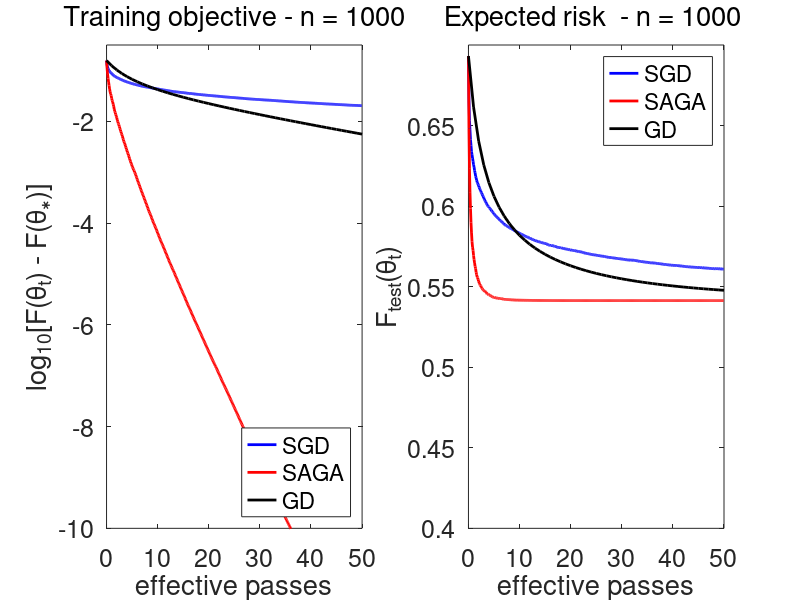
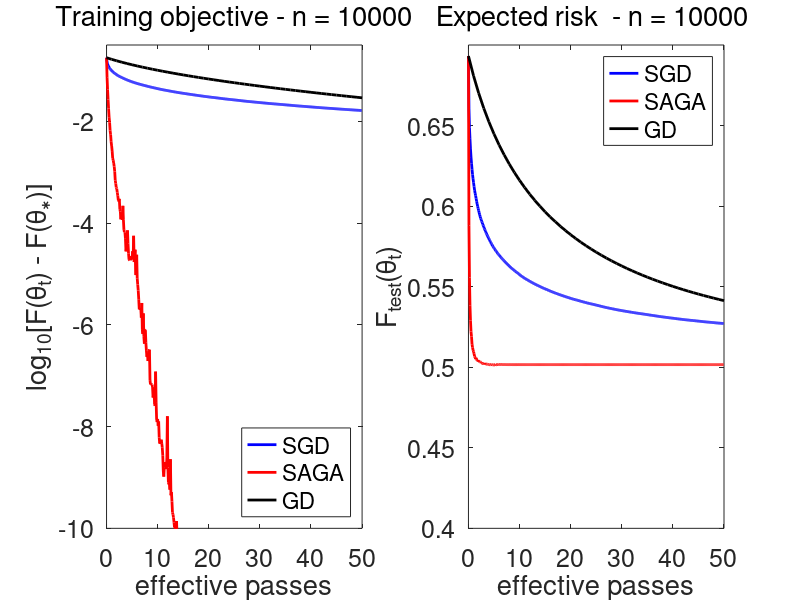

Recreate these plots in MATLAB, in order.
clear all
seed=1;
randn('state',seed);
rand('state',seed);

try
    ccc=openfig('grad_descent_comparison.fig');
catch
    disp('missing figure file')
end




% fixed matrix with planted singular values
d = 40;
n = 2000;

H = randn(d,d);
[u,s,v] = svd(H);
H = u * diag(1./(1:d)) * u';
% H = u * diag(1./(1:d).^2) * u';
Hsqrt = sqrtm(H);


X = randn(n,d) * Hsqrt;
w0 = randn(d,1);
w0 = w0 / sqrt(w0'*H*w0);
noise_std = 1;
y = sign(X * w0 + noise_std * randn(n,1));
R2 = max(sum(X.^2,2));
L = max(eig(X'*X)/n);
w = zeros(d,1);

mu = 1e-2;
mu = R2/ n;
n = n/2;
Xtest = X(n+1:2*n,:);
ytest = y(n+1:2*n);
X = X(1:n,:);
y = y(1:n);



% SGD   step
w = zeros(d,1);
wave = zeros(d,1);
number_of_passes = 50;
tostore = 1:n/10:number_of_passes*n;
tostore_ind = zeros(1,number_of_passes*n);
tostore_ind(tostore) = 1;
maxiter_sto = number_of_passes*n;
istore=1;
for iter=1:maxiter_sto
    if tostore_ind(iter),
        functionval_sc(istore) =  mean(  log( 1 + exp(- y .* (  X*w ) ) ) ) + mu/2 * sum(w.^2);
        functionval_sc_ave(istore) = mean(  log( 1 + exp(- y .* (  X*wave ) ) ) ) + mu/2 * sum(wave.^2);
        functionval_sc_test(istore) =  mean(  log( 1 + exp(- ytest .* (  Xtest*w ) ) ) ) ;
                functionval_sc_ave_test(istore) =  mean(  log( 1 + exp(- ytest .* (  Xtest*wave ) ) ) ) ;

        istore = istore+1;
    end
    
    
    it = ceil(n*rand);
    temp = ( X(it,:) * w ) .* y(it);
    w = w - 1/(R2*sqrt(iter+1)+mu*(iter+1)) * ( mu * w + X(it,:)' *  ( y(it) .* ( - 1./( 1 + exp(temp) ) ) ) );
    wave = ( 1 - 1/iter) * wave + w/iter;
end


% GD
w = zeros(d,1);
maxiter_det = number_of_passes+1;
for iter=1:maxiter_det
    functionval_sc_det(iter) = mean(  log( 1 + exp(- y .* (  X*w ) ) ) ) + mu/2 * sum(w.^2);
    functionval_sc_det_test(iter) =  mean(  log( 1 + exp(- ytest .* (  Xtest*w ) ) ) ) ;
    
    
    temp = ( X * w ) .* y;
    grad = mu* w + 1/n * X' *  ( y .* ( - 1./( 1 + exp(temp) ) ) ) ;
    w = w - 1/(L) * grad;
end


% SAGA
w = zeros(d,1);
tostore = 1:n/10:number_of_passes*n;
tostore_ind = zeros(1,number_of_passes*n*4);
tostore_ind(tostore) = 1;

temp = ( X * w ) .* y;
grad = mu* w + 1/n * X' *  ( y .* ( - 1./( 1 + exp(temp) ) ) ) ;
zs = X' .*  repmat( (y .* ( - 1./( 1 + exp(temp) )))',d,1) + repmat(mu * w,1,n);
meanzs = mean(zs,2);
wave = zeros(d,1);

maxiter_saga = number_of_passes*n*2;
istore = 1;
for iter=1:maxiter_saga
    
    if tostore_ind(iter),
        functionval_saga(istore) =  mean(  log( 1 + exp(- y .* (  X*w ) ) ) ) + mu/2 * sum(w.^2);
        functionval_saga_test(istore) =  mean(  log( 1 + exp(- ytest .* (  Xtest*w ) ) ) ) ;
        
        istore = istore+1;
    end
    
    if iter==maxiter_saga
        optvalue =   mean(  log( 1 + exp(- y .* (  X*w ) ) ) ) + mu/2 * sum(w.^2);
    end
    
    
    
    
    
    it = ceil(n*rand);
    temp = ( X(it,:) * w ) .* y(it);
    gradloc = mu * w + X(it,:)' *  ( y(it) .* ( - 1./( 1 + exp(temp) ) ) );
    w = w - 1/3/R2 * ( gradloc - zs(:,it) + meanzs );
    meanzs  = meanzs + gradloc/n - zs(:,it)/n;
    zs(:,it) = gradloc;
end

subplot(1,2,2);
plot( (tostore)/n, functionval_sc_test ,'b','linewidth',2); hold on
% plot( (tostore)/n, functionval_sc_ave_test ,'b:','linewidth',2); hold on
plot( (tostore)/n,functionval_saga_test,'r','linewidth',2); hold on
plot( (0:maxiter_det-1),functionval_sc_det_test,'k','linewidth',2); hold off
legend('SGD','SAGA','GD','location','northeast');
xlabel('effective passes');
ylabel('F_{test}(\theta_t)');
set(gca,'fontsize',18)
title('Expected risk  - n = 1000 ','FontWeight','normal')
axis([0 number_of_passes 0.4  0.7])


subplot(1,2,1);
plot( (tostore)/n,log10(functionval_sc  - optvalue),'b','linewidth',2); hold on
% plot( (tostore)/n,log10(functionval_sc_ave  - optvalue),'b:','linewidth',2); hold on
plot( (tostore)/n,log10(functionval_saga  - optvalue),'r','linewidth',2); hold on
plot( (0:maxiter_det-1),log10(functionval_sc_det  - optvalue),'k','linewidth',2); hold off
legend('SGD','SAGA','GD','location','southeast');
xlabel('effective passes');
ylabel('log_{10}[F(\theta_t) - F(\theta_\ast)]');
set(gca,'fontsize',18)
title('Training objective - n = 1000','FontWeight','normal')
axis([0 number_of_passes -10 -0.5])


try
    print('-depsc', 'saga_lown.eps');
catch
    disp('missing figure file')
end






clear all
seed=1;
randn('state',seed);
rand('state',seed);

try
    ccc=openfig('grad_descent_comparison.fig');
catch
    disp('missing figure file')
end



% fixed matrix with planted singular values
d = 40;
n = 20000;

H = randn(d,d);
[u,s,v] = svd(H);
H = u * diag(1./(1:d)) * u';
% H = u * diag(1./(1:d).^2) * u';
Hsqrt = sqrtm(H);


X = randn(n,d) * Hsqrt;
w0 = randn(d,1);
w0 = w0 / sqrt(w0'*H*w0);
noise_std = 1;
y = sign(X * w0 + noise_std * randn(n,1));
R2 = max(sum(X.^2,2));
L = max(eig(X'*X)/n);
w = zeros(d,1);

mu = 1e-2;
mu = R2/ n;
n = n/2;
Xtest = X(n+1:2*n,:);
ytest = y(n+1:2*n);
X = X(1:n,:);
y = y(1:n);



% SGD   step
w = zeros(d,1);
wave = zeros(d,1);
number_of_passes = 50;
tostore = 1:n/10:number_of_passes*n;
tostore_ind = zeros(1,number_of_passes*n);
tostore_ind(tostore) = 1;
maxiter_sto = number_of_passes*n;
istore=1;
for iter=1:maxiter_sto
    if tostore_ind(iter),
        functionval_sc(istore) =  mean(  log( 1 + exp(- y .* (  X*w ) ) ) ) + mu/2 * sum(w.^2);
        functionval_sc_ave(istore) = mean(  log( 1 + exp(- y .* (  X*wave ) ) ) ) + mu/2 * sum(wave.^2);
        functionval_sc_test(istore) =  mean(  log( 1 + exp(- ytest .* (  Xtest*w ) ) ) ) ;
        functionval_sc_ave_test(istore) =  mean(  log( 1 + exp(- ytest .* (  Xtest*wave ) ) ) ) ;
        
        istore = istore+1;
    end
    
    
    it = ceil(n*rand);
    temp = ( X(it,:) * w ) .* y(it);
    w = w - 1/(R2*sqrt(iter+1)+mu*(iter+1)) * ( mu * w + X(it,:)' *  ( y(it) .* ( - 1./( 1 + exp(temp) ) ) ) );
    wave = ( 1 - 1/iter) * wave + w/iter;
end


% GD
w = zeros(d,1);
maxiter_det = number_of_passes+1;
for iter=1:maxiter_det
    functionval_sc_det(iter) = mean(  log( 1 + exp(- y .* (  X*w ) ) ) ) + mu/2 * sum(w.^2);
    functionval_sc_det_test(iter) =  mean(  log( 1 + exp(- ytest .* (  Xtest*w ) ) ) ) ;
    
    
    temp = ( X * w ) .* y;
    grad = mu* w + 1/n * X' *  ( y .* ( - 1./( 1 + exp(temp) ) ) ) ;
    w = w - 1/(L) * grad;
end


% SAGA
w = zeros(d,1);
tostore = 1:n/10:number_of_passes*n;
tostore_ind = zeros(1,number_of_passes*n*4);
tostore_ind(tostore) = 1;

temp = ( X * w ) .* y;
grad = mu* w + 1/n * X' *  ( y .* ( - 1./( 1 + exp(temp) ) ) ) ;
zs = X' .*  repmat( (y .* ( - 1./( 1 + exp(temp) )))',d,1) + repmat(mu * w,1,n);
meanzs = mean(zs,2);
wave = zeros(d,1);

maxiter_saga = number_of_passes*n*2;
istore = 1;
for iter=1:maxiter_saga
    
    if tostore_ind(iter),
        functionval_saga(istore) =  mean(  log( 1 + exp(- y .* (  X*w ) ) ) ) + mu/2 * sum(w.^2);
        functionval_saga_test(istore) =  mean(  log( 1 + exp(- ytest .* (  Xtest*w ) ) ) ) ;
        
        istore = istore+1;
    end
    
    if iter==maxiter_saga
        optvalue =   mean(  log( 1 + exp(- y .* (  X*w ) ) ) ) + mu/2 * sum(w.^2);
    end
    
    
    
    
    
    it = ceil(n*rand);
    temp = ( X(it,:) * w ) .* y(it);
    gradloc = mu * w + X(it,:)' *  ( y(it) .* ( - 1./( 1 + exp(temp) ) ) );
    w = w - 1/3/R2 * ( gradloc - zs(:,it) + meanzs );
    meanzs  = meanzs + gradloc/n - zs(:,it)/n;
    zs(:,it) = gradloc;
end

subplot(1,2,2);
plot( (tostore)/n, functionval_sc_test ,'b','linewidth',2); hold on
plot( (tostore)/n,functionval_saga_test,'r','linewidth',2); hold on
plot( (0:maxiter_det-1),functionval_sc_det_test,'k','linewidth',2); hold off
legend('SGD','SAGA','GD','location','northeast');
xlabel('effective passes');
ylabel('F_{test}(\theta_t)');
set(gca,'fontsize',18)
title('Expected risk  - n = 10000 ','FontWeight','normal')
axis([0 number_of_passes 0.4  0.7])


subplot(1,2,1);
plot( (tostore)/n,log10(functionval_sc  - optvalue),'b','linewidth',2); hold on
plot( (tostore)/n,log10(functionval_saga  - optvalue),'r','linewidth',2); hold on
plot( (0:maxiter_det-1),log10(functionval_sc_det  - optvalue),'k','linewidth',2); hold off
legend('SGD','SAGA','GD','location','southeast');
xlabel('effective passes');
ylabel('log_{10}[F(\theta_t) - F(\theta_\ast)]');
set(gca,'fontsize',18)
title('Training objective - n = 10000','FontWeight','normal')
axis([0 number_of_passes -10 -0.5])


try
    print('-depsc', 'saga_highn.eps');
    close(ccc)
catch
    disp('missing figure file')
end


